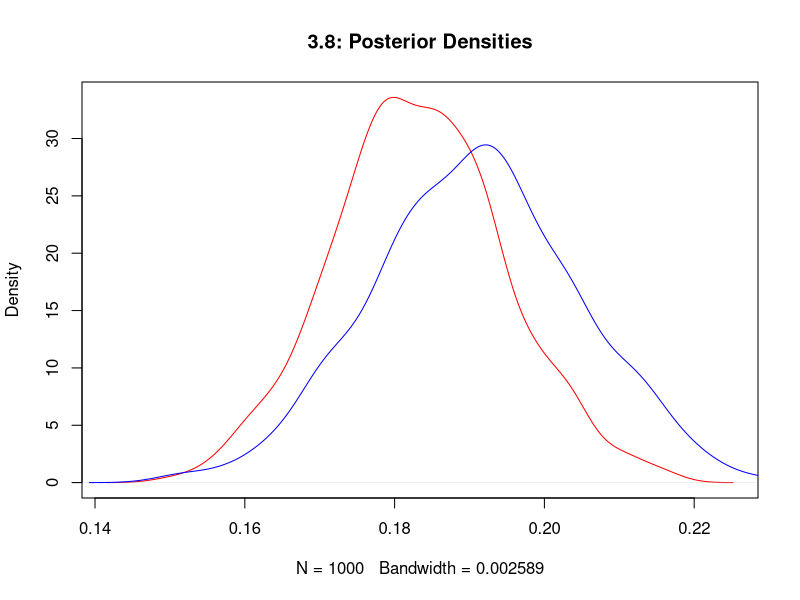
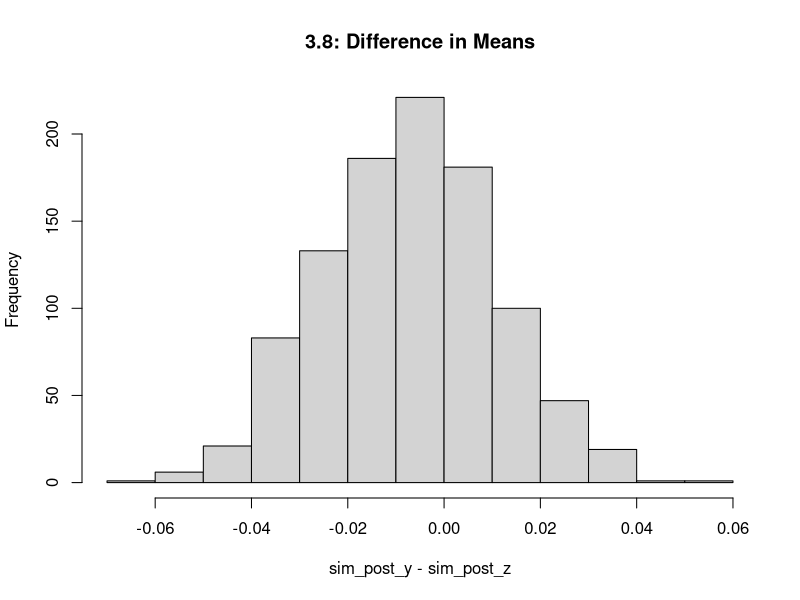

Here is the R script that generated these plots, in order:
#-------------------------------------
#
#       Bayesian HW3 
#
#-------------------------------------

setwd("~/Documents/Work/github/Courses/MA 578/hw3/")
set.seed(1985)

#------------------
# BDA 3.8 
#------------------

#  c
bikes_y <- c(16, 9, 10, 13, 19,20, 18, 17, 35, 55)
cars_y <- c(58, 90, 48, 57, 103, 57, 86, 112, 273, 64)
n <- bikes_y + cars_y

bikes_z <- c(112, 1, 2, 4, 9,7, 9, 8)
cars_z <- c(113, 18, 14, 44, 208, 67, 29, 154)
m <- bikes_z + cars_z

sim_post_y <- rbeta(1000, 1 + sum(bikes_y), 1 + sum(n - bikes_y))
sim_post_z <- rbeta(1000, 1 + sum(bikes_z), 1 + sum(m - bikes_z))

jpeg('post_dens.jpg')
plot(density(sim_post_y), col = "red", main = "3.8: Posterior Densities")
points(density(sim_post_z), col = "blue", type = "l")
dev.off()

diff_means <- numeric(1000)
for(i in 1:1000){
  
  #sample binomial
  
  sim_post_y <- rbeta(1000, 1 + sum(bikes_y), 1 + sum(n - bikes_y))
  sim_post_z <- rbeta(1000, 1 + sum(bikes_z), 1 + sum(m - bikes_z))
  
  diff_means[i] <- mean(sim_post_y) - mean(sim_post_z)
}

jpeg('diff_means.jpg')
hist(sim_post_y - sim_post_z,  main = "3.8: Difference in Means")
dev.off()

#------------------
# BDA 3.12 
#------------------

# e
#passenger_deaths <- c(734, 516,754,877,814,362,764,809,223,1066)
fatal_accidents <- c(24 , 25, 31, 31, 22, 21, 26, 20, 16, 22)
years <- 1976:1985

#crude linear models estimats 
lm_coef <- coef(lm(fatal_accidents ~ years))
alpha_lm<- unname(lm_coef[1])
beta_lm<- unname(lm_coef[2])

#crude Poisson regression model estimates
pois_coef <- coef(glm(fatal_accidents ~ years, family = "poisson"))
alpha_pois<- unname(pois_coef[1])
beta_pois <- unname(pois_coef[2])


















